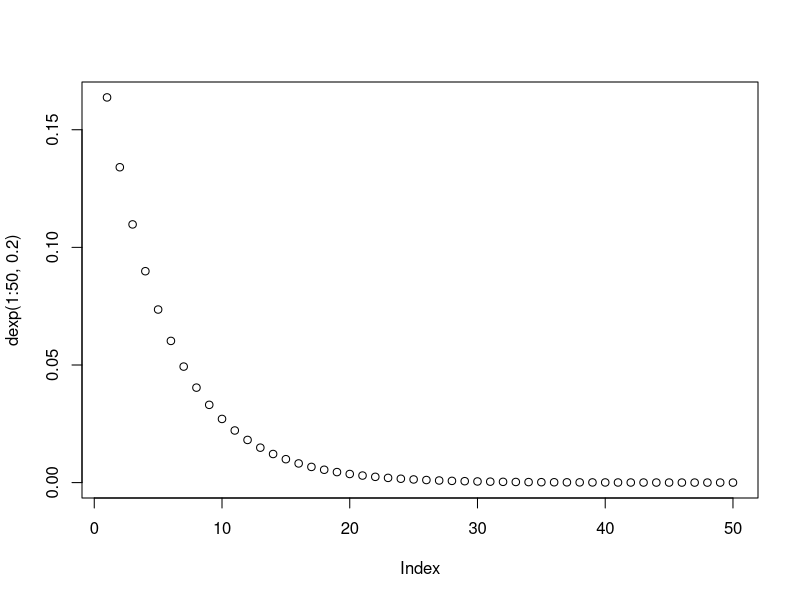
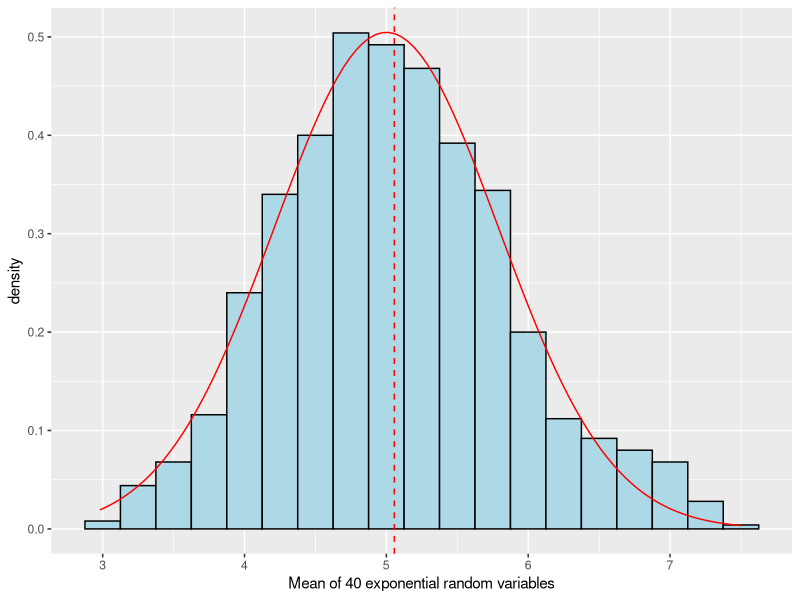
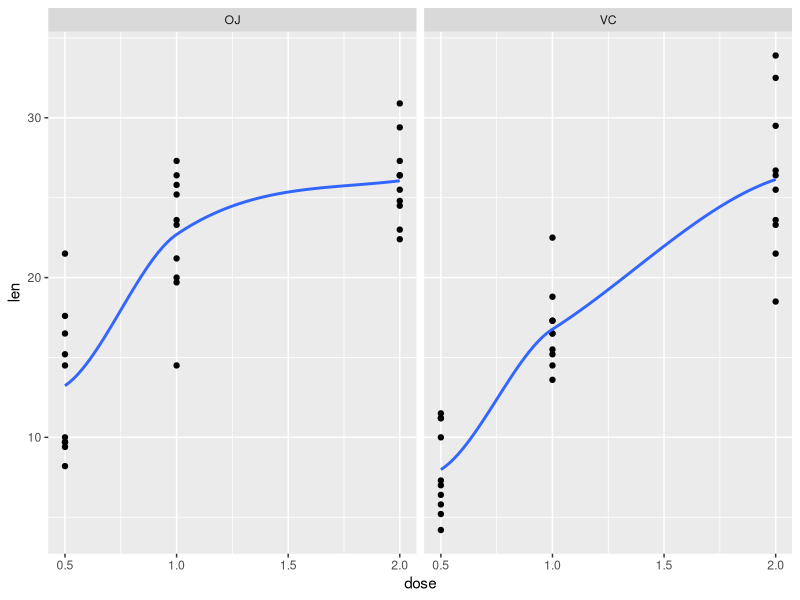
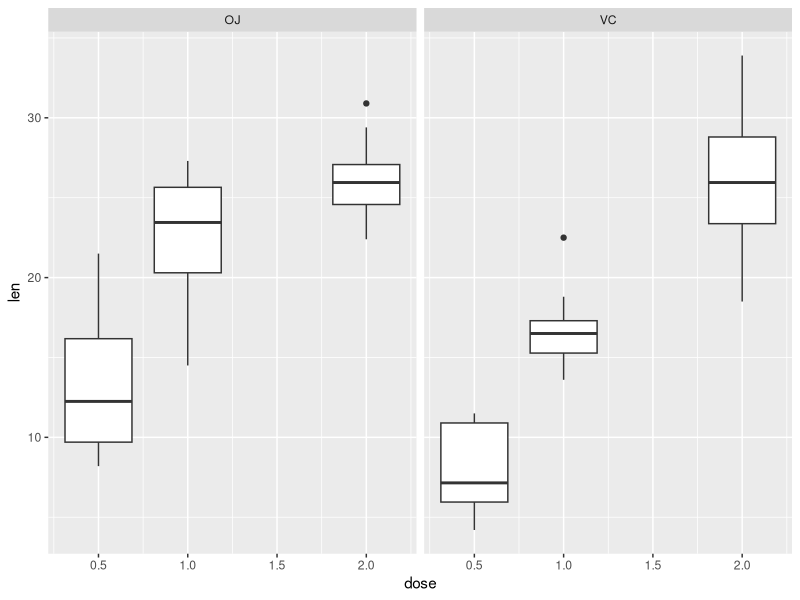
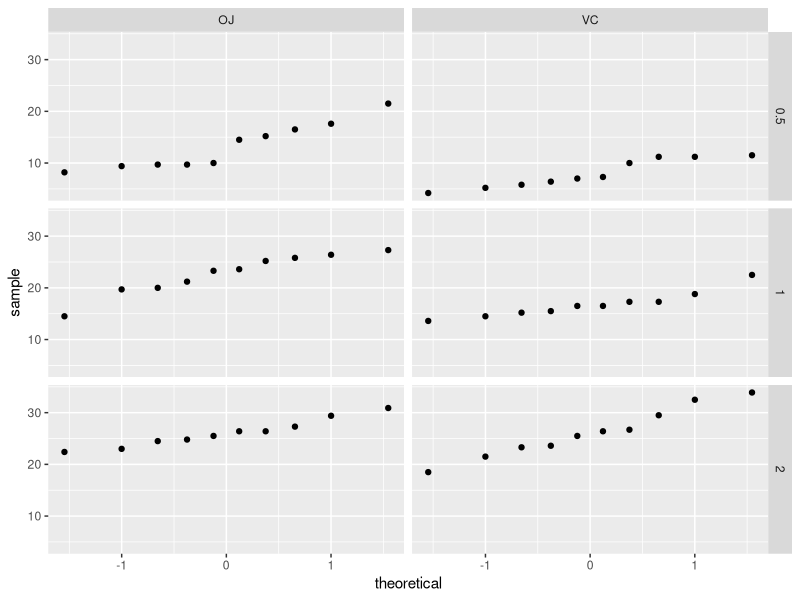

R code for these plots, in order:
## ---- chunk 1
knitr::opts_chunk$set(message = FALSE, warning = FALSE)

## ---- chunk 2
library(ggplot2)
library(dplyr)
library(datasets)
## ---- chunk 3
plot(dexp(1:50, .2))
## ---- chunk 4
set.seed(1337)
y = NULL

for (i in 1:1000) y = c(y, mean(rexp(40, .2)))


g <- ggplot(data.frame(y = y), aes(x=y)) + 
  geom_histogram(aes(y=..density..), binwidth = .25, colour = 'black', fill = "lightblue") +
  xlab("Mean of 40 exponential random variables") +  
  geom_vline(aes(xintercept=mean(y)), color = 'red', linetype="dashed") + 
  stat_function(fun = dnorm, args = list(mean = 5, sd = 0.625^0.5), colour = "red")


print(g)

x <- cbind(c(5, 0.625), c(mean(y), var(y)))
rownames(x) <- c("Mean", "Variance")
colnames(x) <- c("Theoretical", "Observed")
x

## ---- chunk 5

head(ToothGrowth)
summary(ToothGrowth)
## ---- chunk 6
g21 <- ggplot(ToothGrowth, aes(x=dose, y= len)) + facet_grid(.~supp) +
  geom_point() +  geom_smooth(se = FALSE)

print(g21)


g22 <- ggplot(ToothGrowth, aes(x=dose, y= len)) +
  geom_boxplot(aes(group=dose)) + facet_grid(.~supp)

print(g22)

## ---- chunk 7
ToothGrowth %>% select(dose, len) %>% group_by(dose) %>% summarise_each(funs(mean))

ToothGrowth %>% select(supp, len) %>% group_by(supp) %>% summarise_each(funs(mean))
                                          
## ---- chunk 8
g <- ggplot(ToothGrowth, aes(sample=len)) + stat_qq()
g + facet_grid(dose ~ supp)

## ---- chunk 9

shapiro <- c(shapiro.test(subset(ToothGrowth, dose == 0.5 & supp == "OJ")$len)[["p.value"]],
             shapiro.test(subset(ToothGrowth, dose == 1.0 & supp == "OJ")$len)[["p.value"]],
             shapiro.test(subset(ToothGrowth, dose == 2.0 & supp == "OJ")$len)[["p.value"]],
             shapiro.test(subset(ToothGrowth, dose == 0.5 & supp == "VC")$len)[["p.value"]],
             shapiro.test(subset(ToothGrowth, dose == 1.0 & supp == "VC")$len)[["p.value"]],
             shapiro.test(subset(ToothGrowth, dose == 2.0 & supp == "VC")$len)[["p.value"]])

pvalue <- cbind(shapiro[1:3], shapiro[4:6])
colnames(pvalue) <- c("OJ", "VC")
rownames(pvalue) <- c("0.5", "1.0", "1.5")

pvalue


## ---- chunk 10
tg_small <- subset(ToothGrowth, dose %in% c(0.5, 1.0))
tg_big <- subset(ToothGrowth, dose %in% c(1.0, 2.0))

t.test(len ~ dose, data = tg_small, var.equal = FALSE)
t.test(len ~ dose, data = tg_big, var.equal = FALSE)
## ---- chunk 11
t.test(len ~ supp, data = ToothGrowth, var.equal = FALSE)
## ---- chunk 12
t.test(len ~ supp, data = tg_small, var.equal = FALSE)
